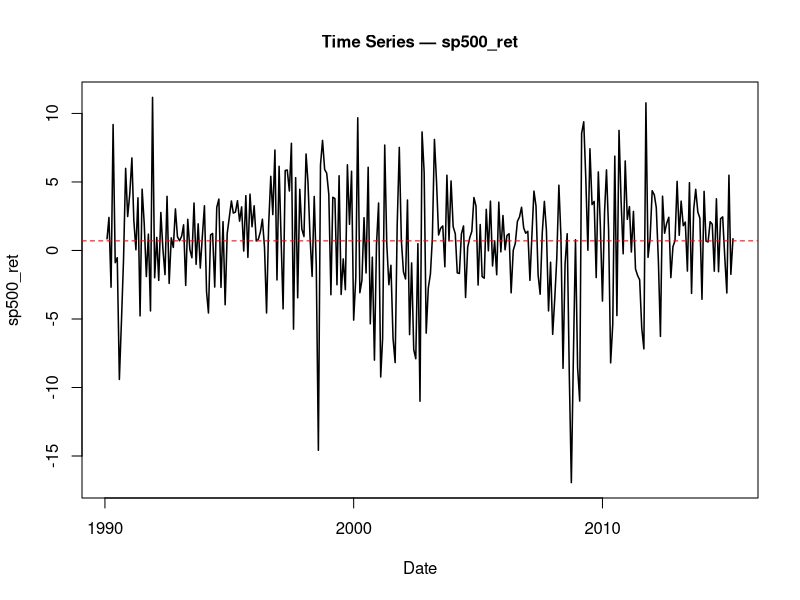
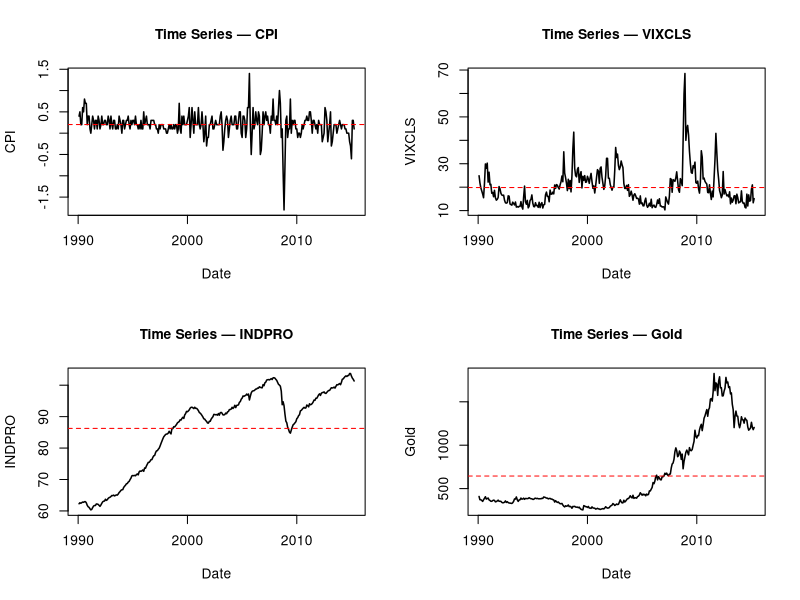
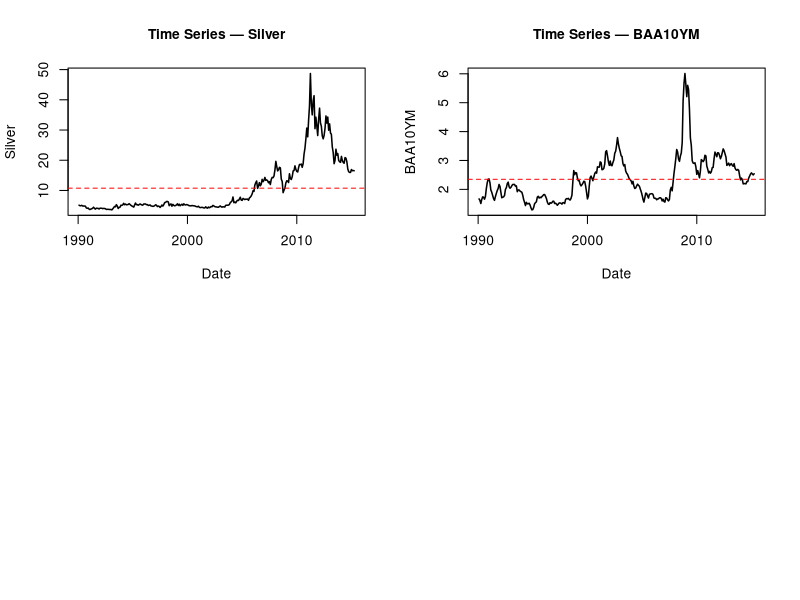
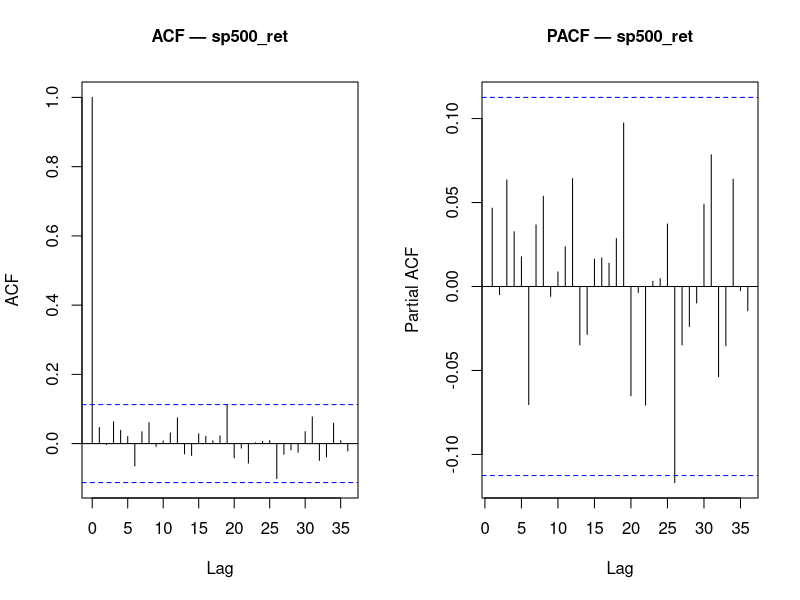
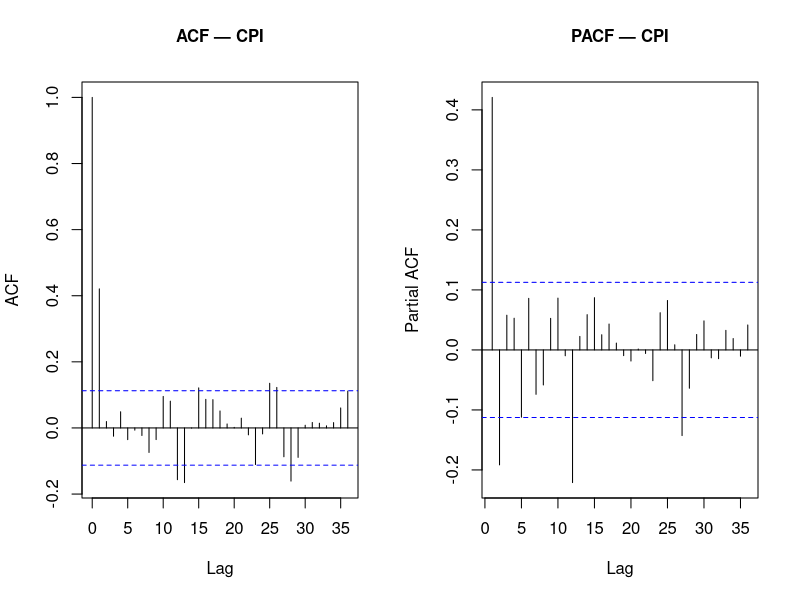
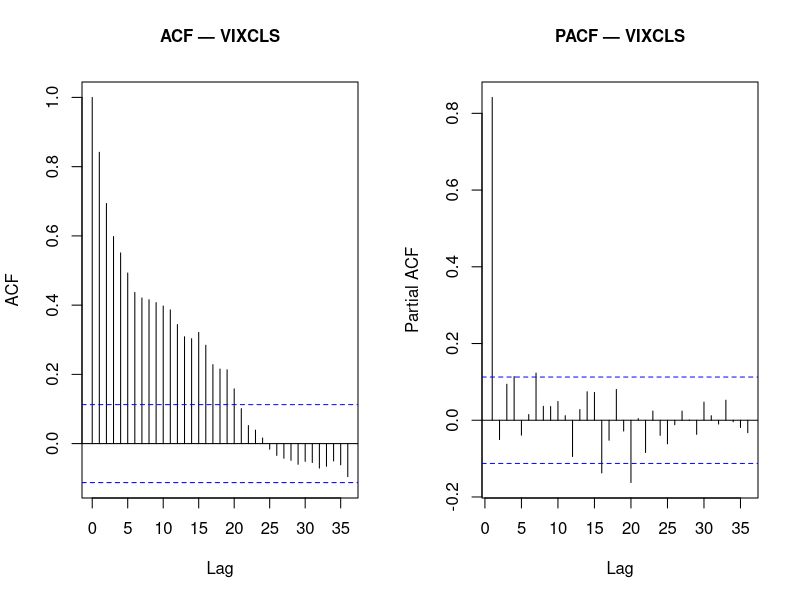
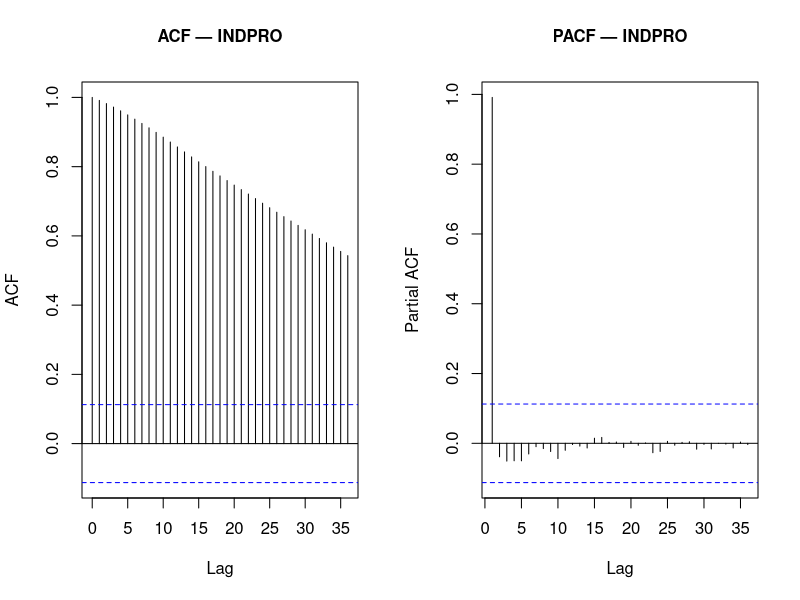
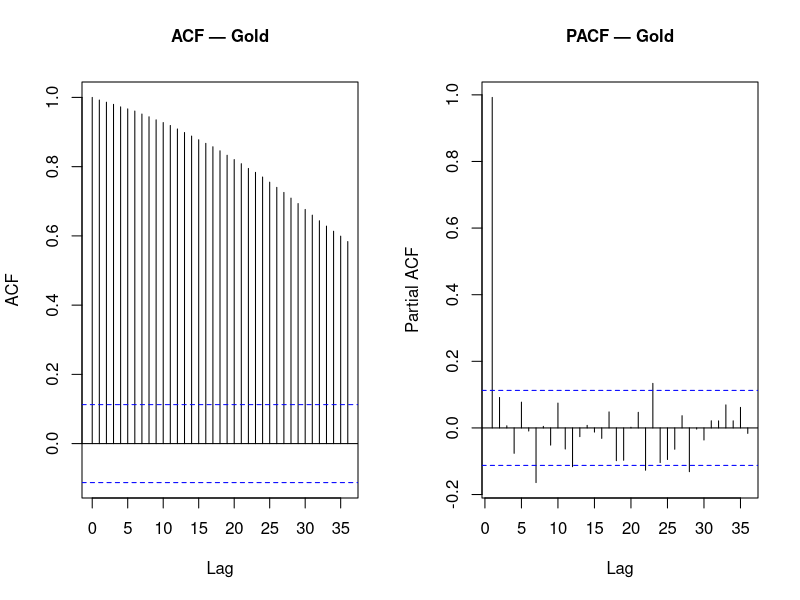

Recreate these plots in R, in order.
train_end   <- c(2015, 4)
holdout_start <- c(2015, 5)


data <- read.csv("data/processed/cleanedData.csv")

# FIX: Parse "YYYY-MM" dates by appending "-01" so as.Date() can read them
data$observation_date <- as.Date(paste0(data$observation_date, "-01"))

data_ts <- ts(data$sp500_ret, start = c(1990,2), frequency = 12)

train   <- window(data_ts, start = c(1990,2), end = train_end)
ntrain <- length(train)
holdout <- window(data_ts, start = holdout_start)

# Subset data to training period only
train_data <- data[1:length(train),]

vars <- c("CPI", "VIXCLS", "INDPRO", "Gold", "Silver", "BAA10YM")

# ── Time series plot analysis ────────────────────────────────────────────────
par(mfrow = c(1, 1), cex.main=1,cex.lab = 1,cex.axis = 1)
dates <- train_data$observation_date[!is.na(train_data[["sp500_ret"]])]
plot(dates, na.omit(train_data[["sp500_ret"]]),
     type = "l", lwd = 1.5,
     xlab = "Date", ylab = "sp500_ret",
     main = "Time Series — sp500_ret")

abline(h = mean(na.omit(train_data[["sp500_ret"]])), col = "red", lty = 2, lwd = 1)



par(mfrow = c(2, 2))

for (v in vars) {
  # FIX: Use train_data instead of train (since train is a ts object)
  x     <- na.omit(train_data[[v]]) 
  dates <- train_data$observation_date[!is.na(train_data[[v]])]
  
  plot(dates, x,
       type = "l", lwd = 1.5,
       xlab = "Date", ylab = v,
       main = paste("Time Series —", v))
  
  abline(h = mean(x), col = "red", lty = 2, lwd = 1)
}

par(mfrow = c(1, 1))


# ── ACF/PACF analysis ────────────────────────────────────────────────
vars <- c("sp500_ret", vars)
plot_acf_pacf <- function(var_name, df, lag.max = 36) {
  x <- na.omit(df[[var_name]])
  par(mfrow = c(1, 2))
  
  acf(x,  lag.max = lag.max,
      main = paste("ACF —", var_name))
  
  pacf(x, lag.max = lag.max,
       main = paste("PACF —", var_name))
}

for (v in vars) {
  plot_acf_pacf(v, train_data)
}


# ── Variogram function ────────────────────────────────────────────────
variogram <- function(y, lagmax = 10, iprint = FALSE) {
  G  <- rep(1, lagmax)
  n  <- length(y)
  if (lagmax > n) lagmax <- n - 2
  y1 <- y[-1]; y2 <- y[-n]
  d1 <- y1 - y2; denom <- var(d1)
  for (k in 2:lagmax) {
    y1 <- y[(k+1):n]; y2 <- y[1:(n-k)]
    dk <- y1 - y2
    G[k] <- var(dk) / denom
  }
  ac <- c(acf(y, plot = FALSE, lag.max = lagmax)$acf)
  H  <- (1 - ac[-1]) / (1 - ac[2])
  if (iprint) print(cbind(G, H))
  list(G = G, H = H)
}



# ── Variogram analysis ────────────────────────────────────────────────
par(mfrow = c(2, 2))

for (v in vars) {
  x    <- na.omit(train_data[[v]])
  vg   <- variogram(x, lagmax = 12)
  lags <- 1:12
  
  matplot(lags, cbind(vg$G, vg$H),
          type = "b", pch = c(16, 17), 
          col = c("steelblue", "darkorange"), lwd = 2.5,
          xlab = "Lag (months)", ylab = "variogram",
          main = paste("Variogram —", v))
  
  abline(h = 1, col = "black", lty = 2, lwd = 1.5)
  
  legend("bottomright",
         legend = c("G", "H"),
         col = c("steelblue", "darkorange"),
         pch = c(16, 17), lwd = 2, bty = "n")
}

par(mfrow = c(1, 1))


# ── CCF analysis ────────────────────────────────────────────────
indpro_diff = diff(data$INDPRO)
copper_ldiff = diff(log(data$Copper))
silver_ldiff = diff(log(data$Silver))
gold_ldiff = diff(log(data$Gold))

ccf(indpro_diff[1:ntrain], c(train), main = "CCF of diff(INDPRO) & SP500 returns",  ylab = "CCF", lag.max = 10)
ccf(data$CPI[1:ntrain], c(train), main = "CCF of CPI % change & SP500 returns",  ylab = "CCF", lag.max = 10)
ccf(copper_ldiff[1:ntrain], c(train), main = "CCF of log.diff(Copper) & SP500 returns",  ylab = "CCF", lag.max = 10)
ccf(silver_ldiff[1:ntrain], c(train), main = "CCF of log.diff(Silver) & SP500 returns",  ylab = "CCF", lag.max = 10)
ccf(gold_ldiff[1:ntrain], c(train), main = "CCF of log.diff(Gold) & SP500 returns",  ylab = "CCF", lag.max = 10)
